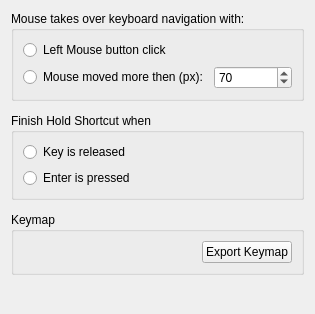
<?xml version="1.0" encoding="UTF-8"?>
<ui version="4.0">
 <class>KeyboardConfigPage</class>
 <widget class="QWidget" name="KeyboardConfigPage">
  <property name="geometry">
   <rect>
    <x>0</x>
    <y>0</y>
    <width>315</width>
    <height>314</height>
   </rect>
  </property>
  <property name="windowTitle">
   <string>Form</string>
  </property>
  <layout class="QVBoxLayout" name="verticalLayout_4">
   <property name="spacing">
    <number>12</number>
   </property>
   <item>
    <widget class="QGroupBox" name="groupBox_3">
     <property name="title">
      <string>Mouse takes over keyboard navigation with:</string>
     </property>
     <layout class="QVBoxLayout" name="verticalLayout">
      <item>
       <widget class="QRadioButton" name="leftMouseClickRadioButton">
        <property name="text">
         <string>Left Mouse button click</string>
        </property>
       </widget>
      </item>
      <item>
       <layout class="QHBoxLayout" name="horizontalLayout">
        <item>
         <widget class="QRadioButton" name="mouseMoveRadioButton">
          <property name="text">
           <string>Mouse moved more then (px):</string>
          </property>
         </widget>
        </item>
        <item>
         <widget class="QSpinBox" name="mouseTreshHoldSpinBox">
          <property name="maximumSize">
           <size>
            <width>100</width>
            <height>16777215</height>
           </size>
          </property>
          <property name="minimum">
           <number>20</number>
          </property>
          <property name="maximum">
           <number>200</number>
          </property>
          <property name="value">
           <number>70</number>
          </property>
         </widget>
        </item>
       </layout>
      </item>
     </layout>
    </widget>
   </item>
   <item>
    <widget class="QGroupBox" name="groupBox">
     <property name="title">
      <string>Finish Hold Shortcut when</string>
     </property>
     <layout class="QHBoxLayout" name="horizontalLayout_2">
      <item>
       <layout class="QVBoxLayout" name="verticalLayout_3">
        <item>
         <widget class="QRadioButton" name="keyReleasedRadioButton">
          <property name="text">
           <string>Key is released</string>
          </property>
         </widget>
        </item>
        <item>
         <widget class="QRadioButton" name="enterPressedRadioButton">
          <property name="text">
           <string>Enter is pressed</string>
          </property>
         </widget>
        </item>
       </layout>
      </item>
     </layout>
    </widget>
   </item>
   <item>
    <widget class="QGroupBox" name="groupBox_2">
     <property name="title">
      <string>Keymap</string>
     </property>
     <layout class="QVBoxLayout" name="verticalLayout_2">
      <item>
       <layout class="QHBoxLayout">
        <property name="spacing">
         <number>6</number>
        </property>
        <property name="leftMargin">
         <number>0</number>
        </property>
        <property name="topMargin">
         <number>0</number>
        </property>
        <property name="rightMargin">
         <number>0</number>
        </property>
        <property name="bottomMargin">
         <number>0</number>
        </property>
        <item>
         <spacer>
          <property name="orientation">
           <enum>Qt::Horizontal</enum>
          </property>
          <property name="sizeHint" stdset="0">
           <size>
            <width>40</width>
            <height>20</height>
           </size>
          </property>
         </spacer>
        </item>
        <item>
         <widget class="QPushButton" name="exportButton">
          <property name="text">
           <string>Export Keymap</string>
          </property>
         </widget>
        </item>
       </layout>
      </item>
     </layout>
    </widget>
   </item>
   <item>
    <spacer>
     <property name="orientation">
      <enum>Qt::Vertical</enum>
     </property>
     <property name="sizeHint" stdset="0">
      <size>
       <width>236</width>
       <height>16</height>
      </size>
     </property>
    </spacer>
   </item>
  </layout>
 </widget>
 <resources/>
 <connections/>
 <buttongroups>
  <buttongroup name="buttonGroup"/>
 </buttongroups>
</ui>
